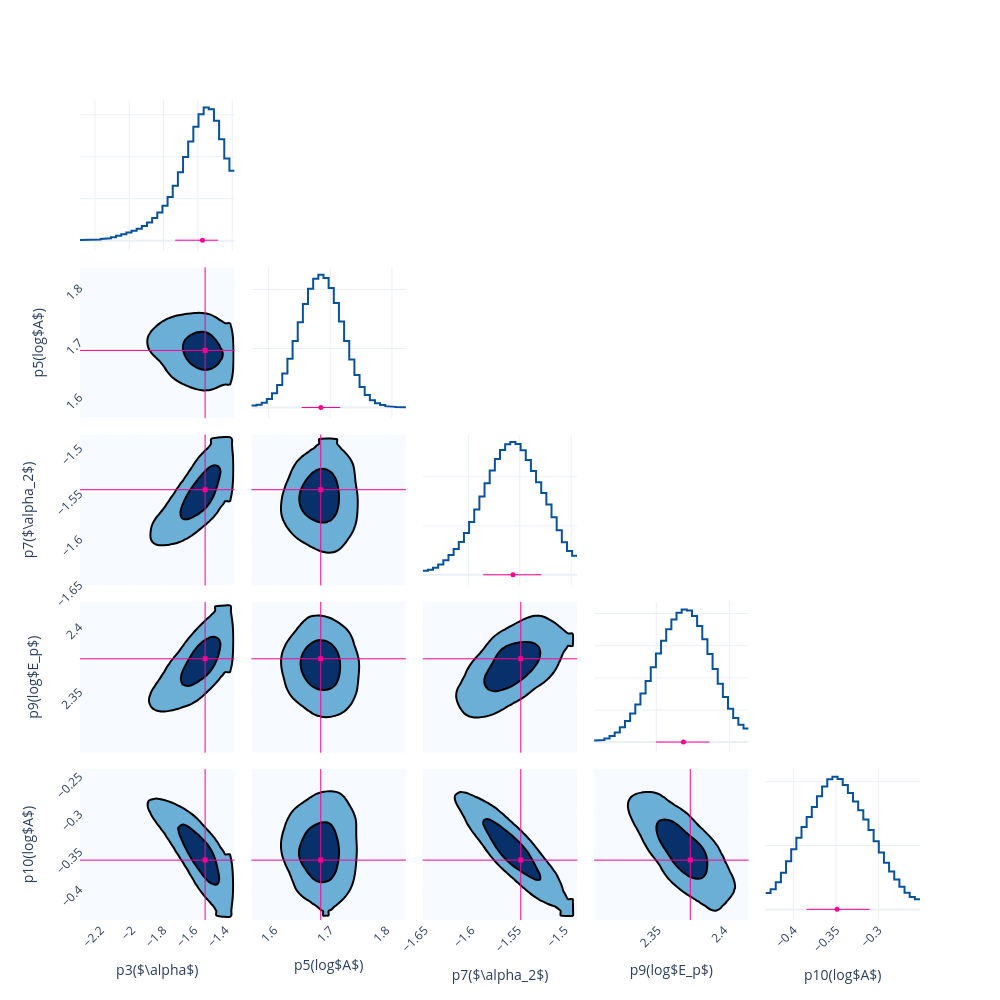

Here is the notebook cell this chart was saved with:
### Code cell
fig = Plot.post_corner(post, ploter='plotly')
fig.save(f'{savepath}/corner')

### Figure 1 — Plotly figure (JSON) as saved in the notebook; plotly's stock layout.template omitted (floating-point values rounded to 4 significant figures; data arrays with more than 128 entries replaced by an {"elided": "..."} marker saying what was removed)
{"data": [{"line": {"color": "#08519c", "width": 2}, "mode": "lines", "name": "p3($\\alpha$)", "showlegend": false, "type": "scatter", "x": [-2.287, -2.257, -2.257, -2.227, -2.227, -2.197, -2.197, -2.167, -2.167, -2.137, -2.137, -2.107, -2.107, -2.077, -2.077, -2.047, -2.047, -2.017, -2.017, -1.987, -1.987, -1.957, -1.957, -1.927, -1.927, -1.897, -1.897, -1.867, -1.867, -1.837, -1.837, -1.807, -1.807, -1.777, -1.777, -1.747, -1.747, -1.716, -1.716, -1.686, -1.686, -1.656, -1.656, -1.626, -1.626, -1.596, -1.596, -1.566, -1.566, -1.536, -1.536, -1.506, -1.506, -1.476, -1.476, -1.446, -1.446, -1.416, -1.416, -1.386], "xaxis": "x", "y": [0.01604, 0.01604, 0.01784, 0.01784, 0.02181, 0.02181, 0.02863, 0.02863, 0.03961, 0.03961, 0.05689, 0.05689, 0.08229, 0.08229, 0.1152, 0.1152, 0.1524, 0.1524, 0.1911, 0.1911, 0.2328, 0.2328, 0.2831, 0.2831, 0.349, 0.349, 0.4346, 0.4346, 0.541, 0.541, 0.6703, 0.6703, 0.8311, 0.8311, 1.038, 1.038, 1.305, 1.305, 1.629, 1.629, 1.991, 1.991, 2.363, 2.363, 2.716, 2.716, 3.009, 3.009, 3.171, 3.171, 3.129, 3.129, 2.855, 2.855, 2.413, 2.413, 1.956, 1.956, 1.665, 1.665], "yaxis": "y"}, {"line": {"color": "#08519c", "width": 2}, "mode": "lines", "name": "p5(log$A$)", "showlegend": false, "type": "scatter", "x": [1.572, 1.58, 1.58, 1.589, 1.589, 1.597, 1.597, 1.605, 1.605, 1.614, 1.614, 1.622, 1.622, 1.631, 1.631, 1.639, 1.639, 1.647, 1.647, 1.656, 1.656, 1.664, 1.664, 1.672, 1.672, 1.681, 1.681, 1.689, 1.689, 1.697, 1.697, 1.706, 1.706, 1.714, 1.714, 1.722, 1.722, 1.731, 1.731, 1.739, 1.739, 1.748, 1.748, 1.756, 1.756, 1.764, 1.764, 1.773, 1.773, 1.781, 1.781, 1.789, 1.789, 1.798, 1.798, 1.806, 1.806, 1.814, 1.814, 1.823], "xaxis": "x7", "y": [0.1856, 0.1856, 0.2524, 0.2524, 0.4169, 0.4169, 0.7228, 0.7228, 1.211, 1.211, 1.92, 1.92, 2.889, 2.889, 4.139, 4.139, 5.63, 5.63, 7.234, 7.234, 8.772, 8.772, 10.06, 10.06, 10.92, 10.92, 11.24, 11.24, 10.97, 10.97, 10.14, 10.14, 8.853, 8.853, 7.291, 7.291, 5.64, 5.64, 4.082, 4.082, 2.759, 2.759, 1.752, 1.752, 1.063, 1.063, 0.6331, 0.6331, 0.3751, 0.3751, 0.2175, 0.2175, 0.1207, 0.1207, 0.06704, 0.06704, 0.0439, 0.0439, 0.0374, 0.0374], "yaxis": "y7"}, {"colorscale": [[0, "rgb(247,251,255)"], [0.125, "rgb(222,235,247)"], [0.25, "rgb(198,219,239)"], [0.375, "rgb(158,202,225)"], [0.5, "rgb(107,174,214)"], [0.625, "rgb(66,146,198)"], [0.75, "rgb(33,113,181)"], [0.875, "rgb(8,81,156)"], [1, "rgb(8,48,107)"]], "contours": {"end": 0.005625, "size": 0.004508, "start": 0.001117}, "line": {"width": 2}, "name": "p3($\\alpha$)&p5(log$A$)", "ncontours": 2, "showlegend": false, "showscale": false, "type": "contour", "x": [-2.332, -2.302, -2.272, -2.242, -2.212, -2.182, -2.152, -2.122, -2.092, -2.062, -2.032, -2.002, -1.972, -1.942, -1.912, -1.882, -1.852, -1.822, -1.792, -1.762, -1.731, -1.701, -1.671, -1.641, -1.611, -1.581, -1.551, -1.521, -1.491, -1.461, -1.431, -1.401, -1.371, -1.341], "xaxis": "x6", "y": [1.559, 1.568, 1.576, 1.585, 1.593, 1.601, 1.61, 1.618, 1.626, 1.635, 1.643, 1.651, 1.66, 1.668, 1.677, 1.685, 1.693, 1.702, 1.71, 1.718, 1.727, 1.735, 1.743, 1.752, 1.76, 1.768, 1.777, 1.785, 1.794, 1.802, 1.81, 1.819, 1.827, 1.835], "yaxis": "y6", "z": {"elided": "34x34 float values"}}, {"line": {"color": "#08519c", "width": 2}, "mode": "lines", "name": "p7($\\alpha_2$)", "showlegend": false, "type": "scatter", "x": [-1.644, -1.639, -1.639, -1.634, -1.634, -1.629, -1.629, -1.624, -1.624, -1.619, -1.619, -1.614, -1.614, -1.609, -1.609, -1.604, -1.604, -1.599, -1.599, -1.594, -1.594, -1.589, -1.589, -1.584, -1.584, -1.579, -1.579, -1.574, -1.574, -1.569, -1.569, -1.564, -1.564, -1.559, -1.559, -1.554, -1.554, -1.549, -1.549, -1.544, -1.544, -1.539, -1.539, -1.534, -1.534, -1.529, -1.529, -1.524, -1.524, -1.519, -1.519, -1.514, -1.514, -1.509, -1.509, -1.504, -1.504, -1.499, -1.499, -1.494], "xaxis": "x13", "y": [0.419, 0.419, 0.5164, 0.5164, 0.7232, 0.7232, 1.05, 1.05, 1.489, 1.489, 2.016, 2.016, 2.627, 2.627, 3.361, 3.361, 4.278, 4.278, 5.396, 5.396, 6.666, 6.666, 8.008, 8.008, 9.357, 9.357, 10.66, 10.66, 11.81, 11.81, 12.73, 12.73, 13.32, 13.32, 13.55, 13.55, 13.35, 13.35, 12.72, 12.72, 11.73, 11.73, 10.58, 10.58, 9.455, 9.455, 8.348, 8.348, 7.173, 7.173, 5.882, 5.882, 4.544, 4.544, 3.331, 3.331, 2.431, 2.431, 1.96, 1.96], "yaxis": "y13"}, {"colorscale": [[0, "rgb(247,251,255)"], [0.125, "rgb(222,235,247)"], [0.25, "rgb(198,219,239)"], [0.375, "rgb(158,202,225)"], [0.5, "rgb(107,174,214)"], [0.625, "rgb(66,146,198)"], [0.75, "rgb(33,113,181)"], [0.875, "rgb(8,81,156)"], [1, "rgb(8,48,107)"]], "contours": {"end": 0.005677, "size": 0.004301, "start": 0.001375}, "line": {"width": 2}, "name": "p3($\\alpha$)&p7($\\alpha_2$)", "ncontours": 2, "showlegend": false, "showscale": false, "type": "contour", "x": [-2.332, -2.302, -2.272, -2.242, -2.212, -2.182, -2.152, -2.122, -2.092, -2.062, -2.032, -2.002, -1.972, -1.942, -1.912, -1.882, -1.852, -1.822, -1.792, -1.762, -1.731, -1.701, -1.671, -1.641, -1.611, -1.581, -1.551, -1.521, -1.491, -1.461, -1.431, -1.401, -1.371, -1.341], "xaxis": "x11", "y": [-1.652, -1.647, -1.642, -1.637, -1.632, -1.627, -1.622, -1.617, -1.612, -1.607, -1.602, -1.597, -1.592, -1.587, -1.582, -1.577, -1.572, -1.567, -1.562, -1.557, -1.552, -1.547, -1.542, -1.537, -1.532, -1.527, -1.522, -1.517, -1.512, -1.507, -1.502, -1.497, -1.492, -1.487], "yaxis": "y11", "z": {"elided": "34x34 float values"}}, {"colorscale": [[0, "rgb(247,251,255)"], [0.125, "rgb(222,235,247)"], [0.25, "rgb(198,219,239)"], [0.375, "rgb(158,202,225)"], [0.5, "rgb(107,174,214)"], [0.625, "rgb(66,146,198)"], [0.75, "rgb(33,113,181)"], [0.875, "rgb(8,81,156)"], [1, "rgb(8,48,107)"]], "contours": {"end": 0.003906, "size": 0.002923, "start": 0.0009827}, "line": {"width": 2}, "name": "p5(log$A$)&p7($\\alpha_2$)", "ncontours": 2, "showlegend": false, "showscale": false, "type": "contour", "x": [1.559, 1.568, 1.576, 1.585, 1.593, 1.601, 1.61, 1.618, 1.626, 1.635, 1.643, 1.651, 1.66, 1.668, 1.677, 1.685, 1.693, 1.702, 1.71, 1.718, 1.727, 1.735, 1.743, 1.752, 1.76, 1.768, 1.777, 1.785, 1.794, 1.802, 1.81, 1.819, 1.827, 1.835], "xaxis": "x12", "y": [-1.652, -1.647, -1.642, -1.637, -1.632, -1.627, -1.622, -1.617, -1.612, -1.607, -1.602, -1.597, -1.592, -1.587, -1.582, -1.577, -1.572, -1.567, -1.562, -1.557, -1.552, -1.547, -1.542, -1.537, -1.532, -1.527, -1.522, -1.517, -1.512, -1.507, -1.502, -1.497, -1.492, -1.487], "yaxis": "y12", "z": {"elided": "34x34 float values"}}, {"line": {"color": "#08519c", "width": 2}, "mode": "lines", "name": "p9(log$E_p$)", "showlegend": false, "type": "scatter", "x": [2.308, 2.311, 2.311, 2.315, 2.315, 2.318, 2.318, 2.322, 2.322, 2.325, 2.325, 2.329, 2.329, 2.332, 2.332, 2.336, 2.336, 2.339, 2.339, 2.343, 2.343, 2.346, 2.346, 2.35, 2.35, 2.353, 2.353, 2.357, 2.357, 2.36, 2.36, 2.364, 2.364, 2.367, 2.367, 2.371, 2.371, 2.374, 2.374, 2.378, 2.378, 2.381, 2.381, 2.385, 2.385, 2.388, 2.388, 2.392, 2.392, 2.395, 2.395, 2.399, 2.399, 2.403, 2.403, 2.406, 2.406, 2.41, 2.41, 2.413], "xaxis": "x19", "y": [0.232, 0.232, 0.333, 0.333, 0.5572, 0.5572, 0.9394, 0.9394, 1.513, 1.513, 2.297, 2.297, 3.282, 3.282, 4.46, 4.46, 5.864, 5.864, 7.548, 7.548, 9.511, 9.511, 11.64, 11.64, 13.77, 13.77, 15.78, 15.78, 17.58, 17.58, 19.07, 19.07, 20.14, 20.14, 20.66, 20.66, 20.5, 20.5, 19.61, 19.61, 18.06, 18.06, 16.02, 16.02, 13.73, 13.73, 11.37, 11.37, 9.096, 9.096, 7.016, 7.016, 5.209, 5.209, 3.743, 3.743, 2.686, 2.686, 2.123, 2.123], "yaxis": "y19"}, {"colorscale": [[0, "rgb(247,251,255)"], [0.125, "rgb(222,235,247)"], [0.25, "rgb(198,219,239)"], [0.375, "rgb(158,202,225)"], [0.5, "rgb(107,174,214)"], [0.625, "rgb(66,146,198)"], [0.75, "rgb(33,113,181)"], [0.875, "rgb(8,81,156)"], [1, "rgb(8,48,107)"]], "contours": {"end": 0.005654, "size": 0.004284, "start": 0.001369}, "line": {"width": 2}, "name": "p3($\\alpha$)&p9(log$E_p$)", "ncontours": 2, "showlegend": false, "showscale": false, "type": "contour", "x": [-2.332, -2.302, -2.272, -2.242, -2.212, -2.182, -2.152, -2.122, -2.092, -2.062, -2.032, -2.002, -1.972, -1.942, -1.912, -1.882, -1.852, -1.822, -1.792, -1.762, -1.731, -1.701, -1.671, -1.641, -1.611, -1.581, -1.551, -1.521, -1.491, -1.461, -1.431, -1.401, -1.371, -1.341], "xaxis": "x16", "y": [2.302, 2.306, 2.309, 2.313, 2.316, 2.32, 2.323, 2.327, 2.33, 2.334, 2.337, 2.341, 2.344, 2.348, 2.352, 2.355, 2.359, 2.362, 2.366, 2.369, 2.373, 2.376, 2.38, 2.383, 2.387, 2.39, 2.394, 2.397, 2.401, 2.404, 2.408, 2.411, 2.415, 2.418], "yaxis": "y16", "z": {"elided": "34x34 float values"}}, {"colorscale": [[0, "rgb(247,251,255)"], [0.125, "rgb(222,235,247)"], [0.25, "rgb(198,219,239)"], [0.375, "rgb(158,202,225)"], [0.5, "rgb(107,174,214)"], [0.625, "rgb(66,146,198)"], [0.75, "rgb(33,113,181)"], [0.875, "rgb(8,81,156)"], [1, "rgb(8,48,107)"]], "contours": {"end": 0.004194, "size": 0.003192, "start": 0.001002}, "line": {"width": 2}, "name": "p5(log$A$)&p9(log$E_p$)", "ncontours": 2, "showlegend": false, "showscale": false, "type": "contour", "x": [1.559, 1.568, 1.576, 1.585, 1.593, 1.601, 1.61, 1.618, 1.626, 1.635, 1.643, 1.651, 1.66, 1.668, 1.677, 1.685, 1.693, 1.702, 1.71, 1.718, 1.727, 1.735, 1.743, 1.752, 1.76, 1.768, 1.777, 1.785, 1.794, 1.802, 1.81, 1.819, 1.827, 1.835], "xaxis": "x17", "y": [2.302, 2.306, 2.309, 2.313, 2.316, 2.32, 2.323, 2.327, 2.33, 2.334, 2.337, 2.341, 2.344, 2.348, 2.352, 2.355, 2.359, 2.362, 2.366, 2.369, 2.373, 2.376, 2.38, 2.383, 2.387, 2.39, 2.394, 2.397, 2.401, 2.404, 2.408, 2.411, 2.415, 2.418], "yaxis": "y17", "z": {"elided": "34x34 float values"}}, {"colorscale": [[0, "rgb(247,251,255)"], [0.125, "rgb(222,235,247)"], [0.25, "rgb(198,219,239)"], [0.375, "rgb(158,202,225)"], [0.5, "rgb(107,174,214)"], [0.625, "rgb(66,146,198)"], [0.75, "rgb(33,113,181)"], [0.875, "rgb(8,81,156)"], [1, "rgb(8,48,107)"]], "contours": {"end": 0.003589, "size": 0.002601, "start": 0.0009877}, "line": {"width": 2}, "name": "p7($\\alpha_2$)&p9(log$E_p$)", "ncontours": 2, "showlegend": false, "showscale": false, "type": "contour", "x": [-1.652, -1.647, -1.642, -1.637, -1.632, -1.627, -1.622, -1.617, -1.612, -1.607, -1.602, -1.597, -1.592, -1.587, -1.582, -1.577, -1.572, -1.567, -1.562, -1.557, -1.552, -1.547, -1.542, -1.537, -1.532, -1.527, -1.522, -1.517, -1.512, -1.507, -1.502, -1.497, -1.492, -1.487], "xaxis": "x18", "y": [2.302, 2.306, 2.309, 2.313, 2.316, 2.32, 2.323, 2.327, 2.33, 2.334, 2.337, 2.341, 2.344, 2.348, 2.352, 2.355, 2.359, 2.362, 2.366, 2.369, 2.373, 2.376, 2.38, 2.383, 2.387, 2.39, 2.394, 2.397, 2.401, 2.404, 2.408, 2.411, 2.415, 2.418], "yaxis": "y18", "z": {"elided": "34x34 float values"}}, {"line": {"color": "#08519c", "width": 2}, "mode": "lines", "name": "p10(log$A$)", "showlegend": false, "type": "scatter", "x": [-0.433, -0.427, -0.427, -0.4209, -0.4209, -0.4148, -0.4148, -0.4088, -0.4088, -0.4027, -0.4027, -0.3966, -0.3966, -0.3906, -0.3906, -0.3845, -0.3845, -0.3785, -0.3785, -0.3724, -0.3724, -0.3663, -0.3663, -0.3603, -0.3603, -0.3542, -0.3542, -0.3481, -0.3481, -0.3421, -0.3421, -0.336, -0.336, -0.33, -0.33, -0.3239, -0.3239, -0.3178, -0.3178, -0.3118, -0.3118, -0.3057, -0.3057, -0.2996, -0.2996, -0.2936, -0.2936, -0.2875, -0.2875, -0.2815, -0.2815, -0.2754, -0.2754, -0.2693, -0.2693, -0.2633, -0.2633, -0.2572, -0.2572, -0.2511], "xaxis": "x25", "y": [1.29, 1.29, 1.577, 1.577, 2.124, 2.124, 2.882, 2.882, 3.774, 3.774, 4.711, 4.711, 5.614, 5.614, 6.447, 6.447, 7.231, 7.231, 8.026, 8.026, 8.854, 8.854, 9.635, 9.635, 10.2, 10.2, 10.4, 10.4, 10.21, 10.21, 9.738, 9.738, 9.117, 9.117, 8.454, 8.454, 7.777, 7.777, 7.046, 7.046, 6.223, 6.223, 5.331, 5.331, 4.454, 4.454, 3.662, 3.662, 2.969, 2.969, 2.348, 2.348, 1.787, 1.787, 1.313, 1.313, 0.9711, 0.9711, 0.7941, 0.7941], "yaxis": "y25"}, {"colorscale": [[0, "rgb(247,251,255)"], [0.125, "rgb(222,235,247)"], [0.25, "rgb(198,219,239)"], [0.375, "rgb(158,202,225)"], [0.5, "rgb(107,174,214)"], [0.625, "rgb(66,146,198)"], [0.75, "rgb(33,113,181)"], [0.875, "rgb(8,81,156)"], [1, "rgb(8,48,107)"]], "contours": {"end": 0.005781, "size": 0.004189, "start": 0.001593}, "line": {"width": 2}, "name": "p3($\\alpha$)&p10(log$A$)", "ncontours": 2, "showlegend": false, "showscale": false, "type": "contour", "x": [-2.332, -2.302, -2.272, -2.242, -2.212, -2.182, -2.152, -2.122, -2.092, -2.062, -2.032, -2.002, -1.972, -1.942, -1.912, -1.882, -1.852, -1.822, -1.792, -1.762, -1.731, -1.701, -1.671, -1.641, -1.611, -1.581, -1.551, -1.521, -1.491, -1.461, -1.431, -1.401, -1.371, -1.341], "xaxis": "x21", "y": [-0.4421, -0.436, -0.43, -0.4239, -0.4179, -0.4118, -0.4057, -0.3997, -0.3936, -0.3875, -0.3815, -0.3754, -0.3694, -0.3633, -0.3572, -0.3512, -0.3451, -0.3391, -0.333, -0.3269, -0.3209, -0.3148, -0.3087, -0.3027, -0.2966, -0.2906, -0.2845, -0.2784, -0.2724, -0.2663, -0.2602, -0.2542, -0.2481, -0.2421], "yaxis": "y21", "z": {"elided": "34x34 float values"}}, {"colorscale": [[0, "rgb(247,251,255)"], [0.125, "rgb(222,235,247)"], [0.25, "rgb(198,219,239)"], [0.375, "rgb(158,202,225)"], [0.5, "rgb(107,174,214)"], [0.625, "rgb(66,146,198)"], [0.75, "rgb(33,113,181)"], [0.875, "rgb(8,81,156)"], [1, "rgb(8,48,107)"]], "contours": {"end": 0.003555, "size": 0.00261, "start": 0.000945}, "line": {"width": 2}, "name": "p5(log$A$)&p10(log$A$)", "ncontours": 2, "showlegend": false, "showscale": false, "type": "contour", "x": [1.559, 1.568, 1.576, 1.585, 1.593, 1.601, 1.61, 1.618, 1.626, 1.635, 1.643, 1.651, 1.66, 1.668, 1.677, 1.685, 1.693, 1.702, 1.71, 1.718, 1.727, 1.735, 1.743, 1.752, 1.76, 1.768, 1.777, 1.785, 1.794, 1.802, 1.81, 1.819, 1.827, 1.835], "xaxis": "x22", "y": [-0.4421, -0.436, -0.43, -0.4239, -0.4179, -0.4118, -0.4057, -0.3997, -0.3936, -0.3875, -0.3815, -0.3754, -0.3694, -0.3633, -0.3572, -0.3512, -0.3451, -0.3391, -0.333, -0.3269, -0.3209, -0.3148, -0.3087, -0.3027, -0.2966, -0.2906, -0.2845, -0.2784, -0.2724, -0.2663, -0.2602, -0.2542, -0.2481, -0.2421], "yaxis": "y22", "z": {"elided": "34x34 float values"}}, {"colorscale": [[0, "rgb(247,251,255)"], [0.125, "rgb(222,235,247)"], [0.25, "rgb(198,219,239)"], [0.375, "rgb(158,202,225)"], [0.5, "rgb(107,174,214)"], [0.625, "rgb(66,146,198)"], [0.75, "rgb(33,113,181)"], [0.875, "rgb(8,81,156)"], [1, "rgb(8,48,107)"]], "contours": {"end": 0.005085, "size": 0.003653, "start": 0.001432}, "line": {"width": 2}, "name": "p7($\\alpha_2$)&p10(log$A$)", "ncontours": 2, "showlegend": false, "showscale": false, "type": "contour", "x": [-1.652, -1.647, -1.642, -1.637, -1.632, -1.627, -1.622, -1.617, -1.612, -1.607, -1.602, -1.597, -1.592, -1.587, -1.582, -1.577, -1.572, -1.567, -1.562, -1.557, -1.552, -1.547, -1.542, -1.537, -1.532, -1.527, -1.522, -1.517, -1.512, -1.507, -1.502, -1.497, -1.492, -1.487], "xaxis": "x23", "y": [-0.4421, -0.436, -0.43, -0.4239, -0.4179, -0.4118, -0.4057, -0.3997, -0.3936, -0.3875, -0.3815, -0.3754, -0.3694, -0.3633, -0.3572, -0.3512, -0.3451, -0.3391, -0.333, -0.3269, -0.3209, -0.3148, -0.3087, -0.3027, -0.2966, -0.2906, -0.2845, -0.2784, -0.2724, -0.2663, -0.2602, -0.2542, -0.2481, -0.2421], "yaxis": "y23", "z": {"elided": "34x34 float values"}}, {"colorscale": [[0, "rgb(247,251,255)"], [0.125, "rgb(222,235,247)"], [0.25, "rgb(198,219,239)"], [0.375, "rgb(158,202,225)"], [0.5, "rgb(107,174,214)"], [0.625, "rgb(66,146,198)"], [0.75, "rgb(33,113,181)"], [0.875, "rgb(8,81,156)"], [1, "rgb(8,48,107)"]], "contours": {"end": 0.003753, "size": 0.002737, "start": 0.001016}, "line": {"width": 2}, "name": "p9(log$E_p$)&p10(log$A$)", "ncontours": 2, "showlegend": false, "showscale": false, "type": "contour", "x": [2.302, 2.306, 2.309, 2.313, 2.316, 2.32, 2.323, 2.327, 2.33, 2.334, 2.337, 2.341, 2.344, 2.348, 2.352, 2.355, 2.359, 2.362, 2.366, 2.369, 2.373, 2.376, 2.38, 2.383, 2.387, 2.39, 2.394, 2.397, 2.401, 2.404, 2.408, 2.411, 2.415, 2.418], "xaxis": "x24", "y": [-0.4421, -0.436, -0.43, -0.4239, -0.4179, -0.4118, -0.4057, -0.3997, -0.3936, -0.3875, -0.3815, -0.3754, -0.3694, -0.3633, -0.3572, -0.3512, -0.3451, -0.3391, -0.333, -0.3269, -0.3209, -0.3148, -0.3087, -0.3027, -0.2966, -0.2906, -0.2845, -0.2784, -0.2724, -0.2663, -0.2602, -0.2542, -0.2481, -0.2421], "yaxis": "y24", "z": {"elided": "34x34 float values"}}, {"error_x": {"array": [0.09151], "arrayminus": [0.1583], "color": "#FF0092", "symmetric": false, "thickness": 1, "type": "data", "width": 0}, "marker": {"color": "#FF0092", "size": 5, "symbol": "circle"}, "mode": "markers", "name": "p3($\\alpha$)", "showlegend": false, "type": "scatter", "x": [-1.574], "xaxis": "x", "y": [0.01], "yaxis": "y"}, {"error_x": {"array": [0.03128], "arrayminus": [0.03121], "color": "#FF0092", "symmetric": false, "thickness": 1, "type": "data", "width": 0}, "marker": {"color": "#FF0092", "size": 5, "symbol": "circle"}, "mode": "markers", "name": "p5(log$A$)", "showlegend": false, "type": "scatter", "x": [1.685], "xaxis": "x7", "y": [0.01], "yaxis": "y7"}, {"error_x": {"array": [0.02764], "arrayminus": [0.029], "color": "#FF0092", "symmetric": false, "thickness": 1, "type": "data", "width": 0}, "marker": {"color": "#FF0092", "size": 5, "symbol": "circle"}, "mode": "markers", "name": "p7($\\alpha_2$)", "showlegend": false, "type": "scatter", "x": [-1.557], "xaxis": "x13", "y": [0.01], "yaxis": "y13"}, {"error_x": {"array": [0.01776], "arrayminus": [0.01882], "color": "#FF0092", "symmetric": false, "thickness": 1, "type": "data", "width": 0}, "marker": {"color": "#FF0092", "size": 5, "symbol": "circle"}, "mode": "markers", "name": "p9(log$E_p$)", "showlegend": false, "type": "scatter", "x": [2.369], "xaxis": "x19", "y": [0.01], "yaxis": "y19"}, {"error_x": {"array": [0.03834], "arrayminus": [0.036], "color": "#FF0092", "symmetric": false, "thickness": 1, "type": "data", "width": 0}, "marker": {"color": "#FF0092", "size": 5, "symbol": "circle"}, "mode": "markers", "name": "p10(log$A$)", "showlegend": false, "type": "scatter", "x": [-0.3488], "xaxis": "x25", "y": [0.01], "yaxis": "y25"}, {"marker": {"color": "#FF0092", "size": 5, "symbol": "square"}, "mode": "markers", "name": "p3($\\alpha$)&p5(log$A$)", "showlegend": false, "type": "scatter", "x": [-1.53], "xaxis": "x6", "y": [1.683], "yaxis": "y6"}, {"marker": {"color": "#FF0092", "size": 5, "symbol": "square"}, "mode": "markers", "name": "p3($\\alpha$)&p7($\\alpha_2$)", "showlegend": false, "type": "scatter", "x": [-1.53], "xaxis": "x11", "y": [-1.547], "yaxis": "y11"}, {"marker": {"color": "#FF0092", "size": 5, "symbol": "square"}, "mode": "markers", "name": "p5(log$A$)&p7($\\alpha_2$)", "showlegend": false, "type": "scatter", "x": [1.683], "xaxis": "x12", "y": [-1.547], "yaxis": "y12"}, {"marker": {"color": "#FF0092", "size": 5, "symbol": "square"}, "mode": "markers", "name": "p3($\\alpha$)&p9(log$E_p$)", "showlegend": false, "type": "scatter", "x": [-1.53], "xaxis": "x16", "y": [2.375], "yaxis": "y16"}, {"marker": {"color": "#FF0092", "size": 5, "symbol": "square"}, "mode": "markers", "name": "p5(log$A$)&p9(log$E_p$)", "showlegend": false, "type": "scatter", "x": [1.683], "xaxis": "x17", "y": [2.375], "yaxis": "y17"}, {"marker": {"color": "#FF0092", "size": 5, "symbol": "square"}, "mode": "markers", "name": "p7($\\alpha_2$)&p9(log$E_p$)", "showlegend": false, "type": "scatter", "x": [-1.547], "xaxis": "x18", "y": [2.375], "yaxis": "y18"}, {"marker": {"color": "#FF0092", "size": 5, "symbol": "square"}, "mode": "markers", "name": "p3($\\alpha$)&p10(log$A$)", "showlegend": false, "type": "scatter", "x": [-1.53], "xaxis": "x21", "y": [-0.3627], "yaxis": "y21"}, {"marker": {"color": "#FF0092", "size": 5, "symbol": "square"}, "mode": "markers", "name": "p5(log$A$)&p10(log$A$)", "showlegend": false, "type": "scatter", "x": [1.683], "xaxis": "x22", "y": [-0.3627], "yaxis": "y22"}, {"marker": {"color": "#FF0092", "size": 5, "symbol": "square"}, "mode": "markers", "name": "p7($\\alpha_2$)&p10(log$A$)", "showlegend": false, "type": "scatter", "x": [-1.547], "xaxis": "x23", "y": [-0.3627], "yaxis": "y23"}, {"marker": {"color": "#FF0092", "size": 5, "symbol": "square"}, "mode": "markers", "name": "p9(log$E_p$)&p10(log$A$)", "showlegend": false, "type": "scatter", "x": [2.375], "xaxis": "x24", "y": [-0.3627], "yaxis": "y24"}], "layout": {"height": 1000, "shapes": [{"line": {"color": "#FF0092", "width": 1}, "type": "line", "x0": -1.53, "x1": -1.53, "xref": "x6", "y0": 0, "y1": 1, "yref": "y6 domain"}, {"line": {"color": "#FF0092", "width": 1}, "type": "line", "x0": 0, "x1": 1, "xref": "x6 domain", "y0": 1.683, "y1": 1.683, "yref": "y6"}, {"line": {"color": "#FF0092", "width": 1}, "type": "line", "x0": -1.53, "x1": -1.53, "xref": "x11", "y0": 0, "y1": 1, "yref": "y11 domain"}, {"line": {"color": "#FF0092", "width": 1}, "type": "line", "x0": 0, "x1": 1, "xref": "x11 domain", "y0": -1.547, "y1": -1.547, "yref": "y11"}, {"line": {"color": "#FF0092", "width": 1}, "type": "line", "x0": 1.683, "x1": 1.683, "xref": "x12", "y0": 0, "y1": 1, "yref": "y12 domain"}, {"line": {"color": "#FF0092", "width": 1}, "type": "line", "x0": 0, "x1": 1, "xref": "x12 domain", "y0": -1.547, "y1": -1.547, "yref": "y12"}, {"line": {"color": "#FF0092", "width": 1}, "type": "line", "x0": -1.53, "x1": -1.53, "xref": "x16", "y0": 0, "y1": 1, "yref": "y16 domain"}, {"line": {"color": "#FF0092", "width": 1}, "type": "line", "x0": 0, "x1": 1, "xref": "x16 domain", "y0": 2.375, "y1": 2.375, "yref": "y16"}, {"line": {"color": "#FF0092", "width": 1}, "type": "line", "x0": 1.683, "x1": 1.683, "xref": "x17", "y0": 0, "y1": 1, "yref": "y17 domain"}, {"line": {"color": "#FF0092", "width": 1}, "type": "line", "x0": 0, "x1": 1, "xref": "x17 domain", "y0": 2.375, "y1": 2.375, "yref": "y17"}, {"line": {"color": "#FF0092", "width": 1}, "type": "line", "x0": -1.547, "x1": -1.547, "xref": "x18", "y0": 0, "y1": 1, "yref": "y18 domain"}, {"line": {"color": "#FF0092", "width": 1}, "type": "line", "x0": 0, "x1": 1, "xref": "x18 domain", "y0": 2.375, "y1": 2.375, "yref": "y18"}, {"line": {"color": "#FF0092", "width": 1}, "type": "line", "x0": -1.53, "x1": -1.53, "xref": "x21", "y0": 0, "y1": 1, "yref": "y21 domain"}, {"line": {"color": "#FF0092", "width": 1}, "type": "line", "x0": 0, "x1": 1, "xref": "x21 domain", "y0": -0.3627, "y1": -0.3627, "yref": "y21"}, {"line": {"color": "#FF0092", "width": 1}, "type": "line", "x0": 1.683, "x1": 1.683, "xref": "x22", "y0": 0, "y1": 1, "yref": "y22 domain"}, {"line": {"color": "#FF0092", "width": 1}, "type": "line", "x0": 0, "x1": 1, "xref": "x22 domain", "y0": -0.3627, "y1": -0.3627, "yref": "y22"}, {"line": {"color": "#FF0092", "width": 1}, "type": "line", "x0": -1.547, "x1": -1.547, "xref": "x23", "y0": 0, "y1": 1, "yref": "y23 domain"}, {"line": {"color": "#FF0092", "width": 1}, "type": "line", "x0": 0, "x1": 1, "xref": "x23 domain", "y0": -0.3627, "y1": -0.3627, "yref": "y23"}, {"line": {"color": "#FF0092", "width": 1}, "type": "line", "x0": 2.375, "x1": 2.375, "xref": "x24", "y0": 0, "y1": 1, "yref": "y24 domain"}, {"line": {"color": "#FF0092", "width": 1}, "type": "line", "x0": 0, "x1": 1, "xref": "x24 domain", "y0": -0.3627, "y1": -0.3627, "yref": "y24"}], "width": 1000, "xaxis": {"anchor": "y", "domain": [0, 0.184], "showticklabels": false, "tickangle": -45}, "xaxis10": {"anchor": "y10", "domain": [0.816, 1], "showticklabels": false, "tickangle": -45}, "xaxis11": {"anchor": "y11", "domain": [0, 0.184], "showticklabels": false, "tickangle": -45}, "xaxis12": {"anchor": "y12", "domain": [0.204, 0.388], "showticklabels": false, "tickangle": -45}, "xaxis13": {"anchor": "y13", "domain": [0.408, 0.592], "showticklabels": false, "tickangle": -45}, "xaxis14": {"anchor": "y14", "domain": [0.612, 0.796], "showticklabels": false, "tickangle": -45}, "xaxis15": {"anchor": "y15", "domain": [0.816, 1], "showticklabels": false, "tickangle": -45}, "xaxis16": {"anchor": "y16", "domain": [0, 0.184], "showticklabels": false, "tickangle": -45}, "xaxis17": {"anchor": "y17", "domain": [0.204, 0.388], "showticklabels": false, "tickangle": -45}, "xaxis18": {"anchor": "y18", "domain": [0.408, 0.592], "showticklabels": false, "tickangle": -45}, "xaxis19": {"anchor": "y19", "domain": [0.612, 0.796], "showticklabels": false, "tickangle": -45}, "xaxis2": {"anchor": "y2", "domain": [0.204, 0.388], "showticklabels": false, "tickangle": -45}, "xaxis20": {"anchor": "y20", "domain": [0.816, 1], "showticklabels": false, "tickangle": -45}, "xaxis21": {"anchor": "y21", "domain": [0, 0.184], "showticklabels": true, "tickangle": -45, "title": {"text": "p3($\\alpha$)"}}, "xaxis22": {"anchor": "y22", "domain": [0.204, 0.388], "showticklabels": true, "tickangle": -45, "title": {"text": "p5(log$A$)"}}, "xaxis23": {"anchor": "y23", "domain": [0.408, 0.592], "showticklabels": true, "tickangle": -45, "title": {"text": "p7($\\alpha_2$)"}}, "xaxis24": {"anchor": "y24", "domain": [0.612, 0.796], "showticklabels": true, "tickangle": -45, "title": {"text": "p9(log$E_p$)"}}, "xaxis25": {"anchor": "y25", "domain": [0.816, 1], "showticklabels": true, "tickangle": -45, "title": {"text": "p10(log$A$)"}}, "xaxis3": {"anchor": "y3", "domain": [0.408, 0.592], "showticklabels": false, "tickangle": -45}, "xaxis4": {"anchor": "y4", "domain": [0.612, 0.796], "showticklabels": false, "tickangle": -45}, "xaxis5": {"anchor": "y5", "domain": [0.816, 1], "showticklabels": false, "tickangle": -45}, "xaxis6": {"anchor": "y6", "domain": [0, 0.184], "showticklabels": false, "tickangle": -45}, "xaxis7": {"anchor": "y7", "domain": [0.204, 0.388], "showticklabels": false, "tickangle": -45}, "xaxis8": {"anchor": "y8", "domain": [0.408, 0.592], "showticklabels": false, "tickangle": -45}, "xaxis9": {"anchor": "y9", "domain": [0.612, 0.796], "showticklabels": false, "tickangle": -45}, "yaxis": {"anchor": "x", "domain": [0.816, 1], "showticklabels": false, "tickangle": -45}, "yaxis10": {"anchor": "x10", "domain": [0.612, 0.796], "showticklabels": false, "tickangle": -45}, "yaxis11": {"anchor": "x11", "domain": [0.408, 0.592], "showticklabels": true, "tickangle": -45, "title": {"text": "p7($\\alpha_2$)"}}, "yaxis12": {"anchor": "x12", "domain": [0.408, 0.592], "showticklabels": false, "tickangle": -45}, "yaxis13": {"anchor": "x13", "domain": [0.408, 0.592], "showticklabels": false, "tickangle": -45}, "yaxis14": {"anchor": "x14", "domain": [0.408, 0.592], "showticklabels": false, "tickangle": -45}, "yaxis15": {"anchor": "x15", "domain": [0.408, 0.592], "showticklabels": false, "tickangle": -45}, "yaxis16": {"anchor": "x16", "domain": [0.204, 0.388], "showticklabels": true, "tickangle": -45, "title": {"text": "p9(log$E_p$)"}}, "yaxis17": {"anchor": "x17", "domain": [0.204, 0.388], "showticklabels": false, "tickangle": -45}, "yaxis18": {"anchor": "x18", "domain": [0.204, 0.388], "showticklabels": false, "tickangle": -45}, "yaxis19": {"anchor": "x19", "domain": [0.204, 0.388], "showticklabels": false, "tickangle": -45}, "yaxis2": {"anchor": "x2", "domain": [0.816, 1], "showticklabels": false, "tickangle": -45}, "yaxis20": {"anchor": "x20", "domain": [0.204, 0.388], "showticklabels": false, "tickangle": -45}, "yaxis21": {"anchor": "x21", "domain": [0, 0.184], "showticklabels": true, "tickangle": -45, "title": {"text": "p10(log$A$)"}}, "yaxis22": {"anchor": "x22", "domain": [0, 0.184], "showticklabels": false, "tickangle": -45}, "yaxis23": {"anchor": "x23", "domain": [0, 0.184], "showticklabels": false, "tickangle": -45}, "yaxis24": {"anchor": "x24", "domain": [0, 0.184], "showticklabels": false, "tickangle": -45}, "yaxis25": {"anchor": "x25", "domain": [0, 0.184], "showticklabels": false, "tickangle": -45}, "yaxis3": {"anchor": "x3", "domain": [0.816, 1], "showticklabels": false, "tickangle": -45}, "yaxis4": {"anchor": "x4", "domain": [0.816, 1], "showticklabels": false, "tickangle": -45}, "yaxis5": {"anchor": "x5", "domain": [0.816, 1], "showticklabels": false, "tickangle": -45}, "yaxis6": {"anchor": "x6", "domain": [0.612, 0.796], "showticklabels": true, "tickangle": -45, "title": {"text": "p5(log$A$)"}}, "yaxis7": {"anchor": "x7", "domain": [0.612, 0.796], "showticklabels": false, "tickangle": -45}, "yaxis8": {"anchor": "x8", "domain": [0.612, 0.796], "showticklabels": false, "tickangle": -45}, "yaxis9": {"anchor": "x9", "domain": [0.612, 0.796], "showticklabels": false, "tickangle": -45}}}
